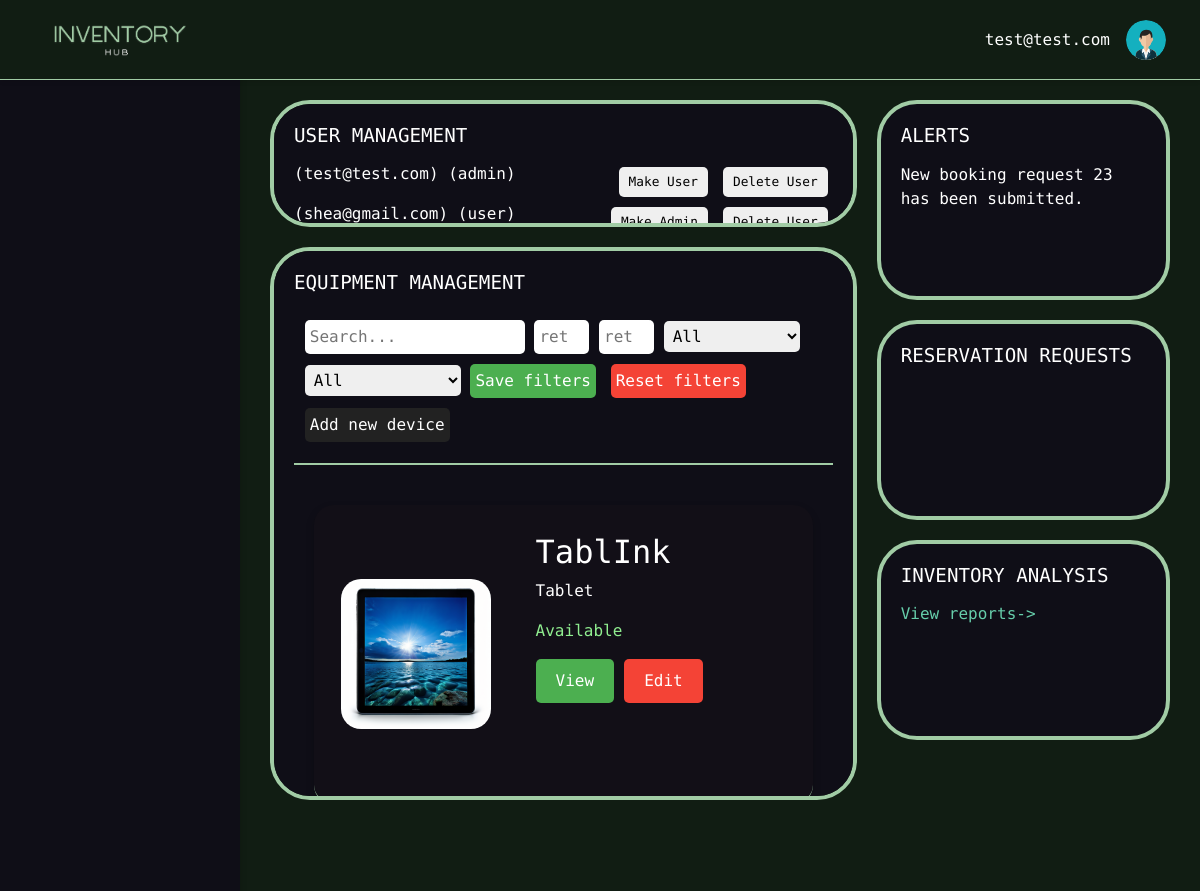
The page /admin_home/ (signed in, upper part) on the database as committed earlier.
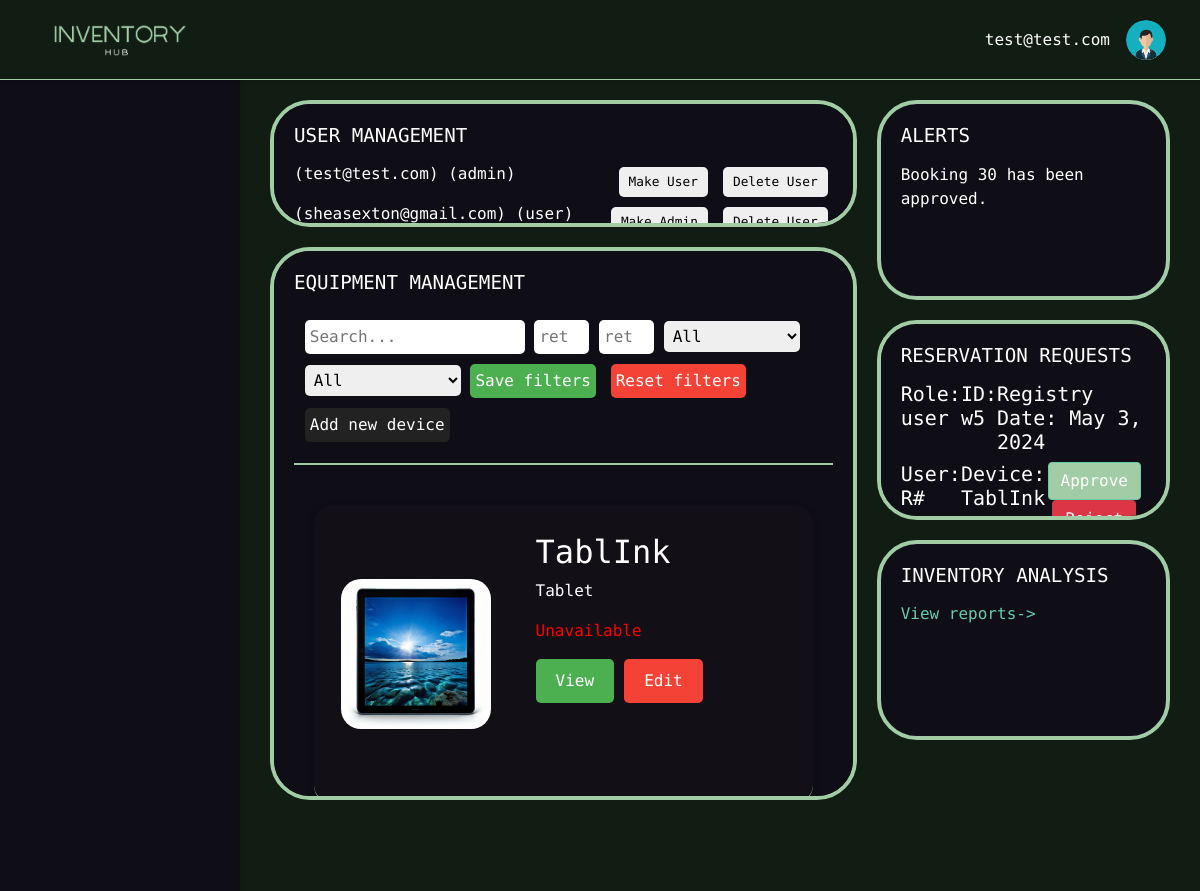
The same page on the database as committed later.
### InventoryManagement/models.py (models this page shows, shortened)
class CustomUser(AbstractUser):
    username = models.CharField(max_length=255, unique=True, blank=False)
    USERNAME_FIELD = 'email'
    REQUIRED_FIELDS = ['username', 'first_name', 'last_name']
    email = models.EmailField(unique=True)
    phone = models.CharField(max_length=20)
    role = models.ForeignKey(Role, on_delete=models.SET(get_user_role), default=get_user_role)
    objects = CustomUserManager()

class Role(models.Model):
    ROLE_CHOICES = (
        ('user', 'User'),
        ('admin', 'Admin'),
    )
    role_name = models.CharField(max_length=50, choices=ROLE_CHOICES)
    role_desc = models.CharField(max_length=200, null=True, blank=True)
    def __str__(self):
        return self.role_name

class Device(models.Model):
    device_name = models.CharField(max_length=100)
    device_type = models.CharField(max_length=50)
    device_desc = models.CharField(max_length=200, null=True, blank=True)
    device_status = models.BooleanField(default=False)  # Changed from CharField to BooleanField
    location = models.ForeignKey(Location, on_delete=models.CASCADE)
    config = models.ForeignKey('DeviceConfig', on_delete=models.CASCADE, null=False, blank=False)
    return_day = models.IntegerField(default=0)

class UserNotification(models.Model):
    user = models.ForeignKey(CustomUser, on_delete=models.CASCADE)
    message =  models.CharField(max_length=65535)
    created = models.DateTimeField(auto_now_add=True)

class Booking(models.Model):
    device = models.ForeignKey(Device, on_delete=models.CASCADE)
    user = models.ForeignKey(settings.AUTH_USER_MODEL, on_delete=models.CASCADE)
    booking_req_date = models.DateField()
    booking_status = models.CharField(max_length=50)
    status_change_date = models.DateTimeField(auto_now_add=True)
    collected_status = models.BooleanField(default=False)
    collected_date = models.DateTimeField(null=True, blank=True)
    device_exp_ret_date = models.DateField()
    device_act_ret_date = models.DateField(null=True, blank=True)

### InventoryManagement/views.py (the view)
# urls.py: path('admin_home/', views.admin_home, name='admin_home'),
@login_required
def admin_home(request):
    devices, search = _search(request)
    users = CustomUser.objects.all()
    bookings = Booking.objects.filter(booking_status="requested")
    user = request.user
    try:
        notifications = UserNotification.objects.filter(user=request.user).order_by("-created")
    except:
        notifications = list()
    context = {
        "devices": devices,
        "search": search or "",
        'users': users,
        'bookings': bookings,
        "notifications": notifications,
        "user": user
    }
    return render(request, 'admin_home.html', context)

### InventoryManagement/templates/admin_home.html (shortened to what this page needs)
{% extends "base.html" %}
{% load static %}
{% block styles %}
    <link rel="stylesheet" href="{% static 'css/A-dashboard.css' %}">
    <link rel="stylesheet" href="{% static 'css/equipment.css' %}">
{% endblock %}
{% block content %}
    <div class="dashboard-container">
        <div class="dashboard-column">
            <div class="dashboard-section" id="user-management">
                <h3>User Management</h3>
                {% for user in users %}
                    <div class="user-row">
                        <p class="user-info">({{ user.email }}) ({{ user.role }})</p>
                        {% if user.role.role_name == 'admin' %}
                            <form class="user-action" method="post" action="{% url 'make_user' user.id %}">
                                <button type="submit">Make User</button>
                            </form>
                        {% else %}
                            <form class="user-action" method="post" action="{% url 'make_admin' user.id %}">
                                <button type="submit">Make Admin</button>
                            </form>
                        {% endif %}
                        <form class="user-action" method="post" action="{% url 'delete_user' user.id %}">
                            <button type="submit">Delete User</button>
                        </form>
                    </div>
                {% endfor %}
            </div>
            <div class="dashboard-section" id="equipment-management">
                <h3>Equipment Management</h3>
                {% include 'equipmentSearch_plugin.html' %}
            </div>
        </div>
        <div class="dashboard-column">
            <div class="dashboard-section" id="alerts">
                <h3>Alerts</h3>
                    {% with notifications|first as latest_notification %}
                        {% if latest_notification %}
                            <div class="mt2">
                                {{ latest_notification.message }}
                            </div>
                        {% else %}
                            <div class="mt2">
                                No new notifications.
                            </div>
                        {% endif %}
                    {% endwith %}
            </div>
            <div class="dashboard-section" id="reservation-requests">
                <h3>Reservation Requests</h3>
                {% include "admin_dash_reservations.html" %}
            </div>
            <div class="dashboard-section" id="inventory-analysis">
                <h3>Inventory Analysis</h3>
                 <a href={% url 'reports' %} class="report-link">View reports-></a>
            </div>
        </div>
    </div>
{% endblock %}

### InventoryManagement/templates/base.html (shortened to what this page needs)
<!DOCTYPE html>
<html lang="en">
<head>
    {% load static %}
    <link href="https://stackpath.bootstrapcdn.com/bootstrap/4.3.1/css/bootstrap.min.css" rel="stylesheet">
    <link href="/static/css/boxicons.min.css" rel="stylesheet">
    <link href="/static/css/basscss.css" rel="stylesheet">
    {% load django_bootstrap5 %}
    <link rel="stylesheet" href="{% static 'css/base.css' %}">
    {% block styles %}
        {% endblock %}
</head>
<body>
    <div class="top-bar">
        <div class="logo">
            <img src="{% static 'images/inventory.png' %}" alt="Logo" style="height: 40px;">
        </div>
            <div class="profile-info">
                {% block user_name %}
                    <p>{{ user.email }}</p>
                {% endblock user_name %}
                <img class="ml-3" src="{% static "images/avatar2.svg" %}" alt="Profile">
            </div>
        </div>
    <div class="sidebar">
    </div>
    {% block content %}
    {% endblock content %}
</body>
</html>

### InventoryManagement/templates/search.html
{% for device in devices %}
{% load static %}
            <div class="product-item">
                <img src="{% static 'images/'|add:device.device_type.lower|add:'.png'  %}" alt="{{ device.device_type }}">
            <div class="product-info">
                <h2>{{ device.device_name }}</h2>
                <p> {{ device.device_type }}</p>
                <p class="{% if device.device_status %}available{% else %}unavailable{% endif %}">
                    {% if device.device_status %}Available{% else %}Unavailable{% endif %}</p>
                <div class="actions">
                    {% if device.config%}
                    <a href="{% url 'device_view' device.config.device_serial %}"><button class="view-btn">View</button></a>
                    {% endif %}
                    {% if user.role.role_name == "admin" %}
                    <a href="{% url 'edit_device' device.config.device_serial %}"><button class="edit-btn">Edit</button></a>
                    {% endif %}
                </div>
            </div>
            </div>
{% endfor %}

### InventoryManagement/templates/admin_dash_reservations.html (shortened to what this page needs)
{% load static %}
  <div class="rsv-root">
    {% for booking in bookings %}
    <div class="rsv-block">
      <div class="rsv-inner flex">
        <h5>
          Role: {{ booking.user.role }}
        </h5>
        <h5 class="ml-auto">
          ID: w{{ booking.user.id }}
        </h5>
        <h5 class="ml-auto">
          Registry Date: {{ booking.booking_req_date }}
        </h5>
      </div>
      <div class="rsv-body flex">
        <h5>
          User: R#{{ booking.user.user.id }}
        </h5>
        <h5 class="ml-auto">
          Device: {{ booking.device.device_name }}
        </h5>
             <div class="my-auto ml-auto">
          <form method="post" action="{% url 'approve_booking' booking.id %}">
            <button type="submit" class="btn btn-primary">Approve</button>
          </form>
          <form method="post" action="{% url 'reject_booking' booking.id %}">
            <button type="submit" class="btn btn-danger">Reject</button>
          </form>
        </div>
      </div>
    </div>
    {% endfor %}
  </div>

Rows that differ between the two databases and show on the page:
removed CustomUser: email "shea@gmail.com", role "user", shows "Make Admin"
removed UserNotification: message "New booking request 23 has been submitted."
added CustomUser: email "sheasexton@gmail.com", role "user", shows "Make Admin"
changed Device "TablInk": device_status "Available" → "Unavailable"
added UserNotification: message "Booking 30 has been approved."
added Booking: user.role "user", user.id "5", booking_req_date "May 3, 2024", device.device_name "TablInk"
